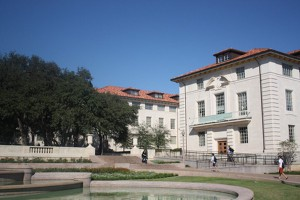
#> input picture Codes_for_Computer_Vision/2.jpg, 300 x 200 px
$ python example_8.py   (older library calls are emulated)
#> lines starting #> are read from the running program, lines starting #| are printed output that depends on the picture
import numpy as np
import cv2


imageA = cv2.imread('2.jpg') # 오른쪽 사진
#> imageA is the input picture: shape (200, 300, 3); mean B, G, R 131, 117.6, 106.7
imageB = cv2.imread('1.jpg') # 왼쪽 사진
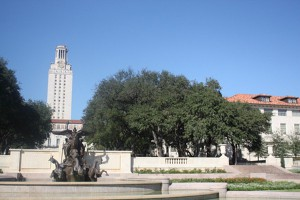
#> input picture Codes_for_Computer_Vision/1.jpg, 300 x 200 px
#> imageB is the input picture: shape (200, 300, 3); mean B, G, R 158.1, 138.7, 120.8

grayA = cv2.cvtColor(imageA,cv2.COLOR_BGR2GRAY)
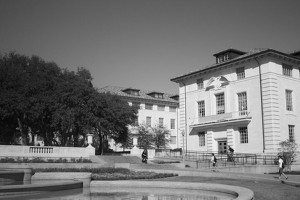
#> grayA: shape (200, 300); min 4, max 245, mean 115.9
grayB = cv2.cvtColor(imageB,cv2.COLOR_BGR2GRAY)
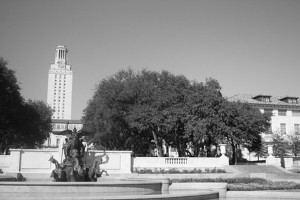
#> grayB: shape (200, 300); min 0, max 254, mean 135.5


sift = cv2.xfeatures2d.SIFT_create()
kpA, desA = sift.detectAndCompute(grayA, None)
#> kpA = 495 keypoints; strongest (x, y, size): (281, 161, 2.8), (129, 152, 1.9), (232, 150, 2.6), (130, 104, 2.4)
kpB, desB = sift.detectAndCompute(grayB, None)
#> kpB = 485 keypoints; strongest (x, y, size): (264, 161, 2.2), (84, 143, 2.2), (228, 189, 2.1), (164, 146, 2.2)


bf = cv2.BFMatcher()
matches = bf.match(desA, desB)
#> matches = 495 matches


sorted_matches = sorted(matches, key = lambda x : x.distance)
#> sorted_matches = 495 matches
res = cv2.drawMatches(imageA, kpA, imageB, kpB, sorted_matches[:30], None, flags = 2)
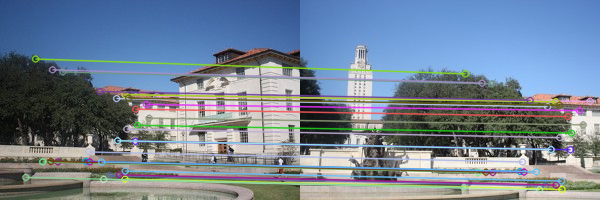
#> res: shape (200, 600, 3); mean B, G, R 147.5, 130.5, 115.3


src = np.float32([kpA[m.queryIdx].pt for m in matches]).reshape((-1, 1, 2))
#> src = 495 rows, first 8: [7.49, 143.6], [10.1, 160.2], [11.28, 54.49], [11.28, 54.49], [15.98, 143.9], [17.72, 136], [17.93, 176.8], [18.98, 161]
dst = np.float32([kpB[m.trainIdx].pt for m in matches]).reshape((-1, 1, 2))
#> dst = 495 rows, first 8: [144.5, 155.5], [239.1, 189.3], [143.2, 71.8], [7.61, 153.1], [144.5, 155.5], [153.4, 147.6], [157.1, 186.8], [149.1, 171.4]
H, status = cv2.findHomography(src, dst, cv2.RANSAC, 5.0)
#> H = [[0.781, 0.0333, 130.3], [-0.13, 0.912, 21.97], [-0.000681, -0.000122, 1]]; status = 495 values, max 1 at index 0, min 0 at index 1, mean 0.267


before2 = []
for x in range(imageA.shape[1], imageA.shape[1] * 2):
    for y in range(imageA.shape[0]):
        point = [x, y, 1]
        before2.append(point)
before2 = np.array(before2).transpose()

Hinv = np.linalg.inv(H)
#> Hinv = [[1.14, -0.0614, -147.4], [0.144, 1.09, -42.55], [0.000796, 9.06e-05, 0.894]]

after2 = np.matmul(Hinv, before2)
after2 = after2 / after2[2, :]
after2 = after2[:2, :]
after2 = np.round(after2, 0).astype(np.int)

height, width, _ = imageA.shape
#> height = 200; width = 300
result2 = np.zeros((height, width * 2, 3), dtype = np.uint8)
for pt1, pt2 in zip(before2[:2, :].transpose(), after2.transpose()):
    if pt2[1] >= height or pt2[0] >= width:
        continue

    if np.sum(pt2 < 0) >= 1:
        continue

    result2[pt1[1], pt1[0]] = imageA[pt2[1], pt2[0]]
#> this loop made 60000 passes
#> (pt1, pt2) on passes 1 to 3: ([300, 0], [172, 0]), ([300, 1], [172, 1]), ([300, 2], [172, 2])
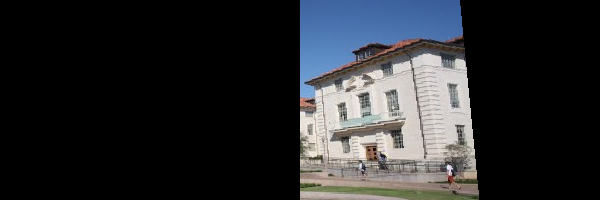
#> result2: shape (200, 600, 3); mean B, G, R 43.9, 41.2, 39.7
result2[0: height, 0 : width] = imageB
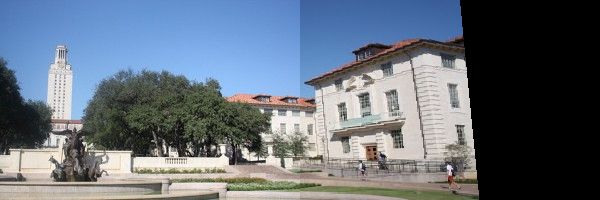
#> result2: shape (200, 600, 3); mean B, G, R 122.9, 110.5, 100.1
cv2.imshow('result2', result2)


# cv2.warpPerspective( )
result3 = cv2.warpPerspective(imageA, H, (imageA.shape[1] + imageB.shape[1], imageA.shape[0]))
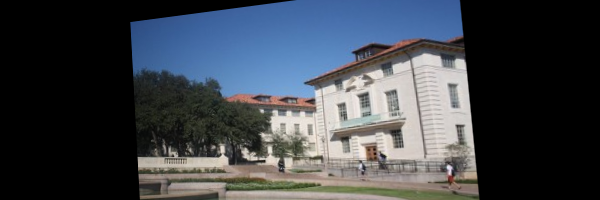
#> result3: shape (200, 600, 3); mean B, G, R 74.1, 66.9, 61.6
result3[0 : imageA.shape[0], 0 : imageB.shape[1]] = imageB
cv2.imshow('result3', result3)
cv2.waitKey(0)
cv2.destroyAllWindows()
